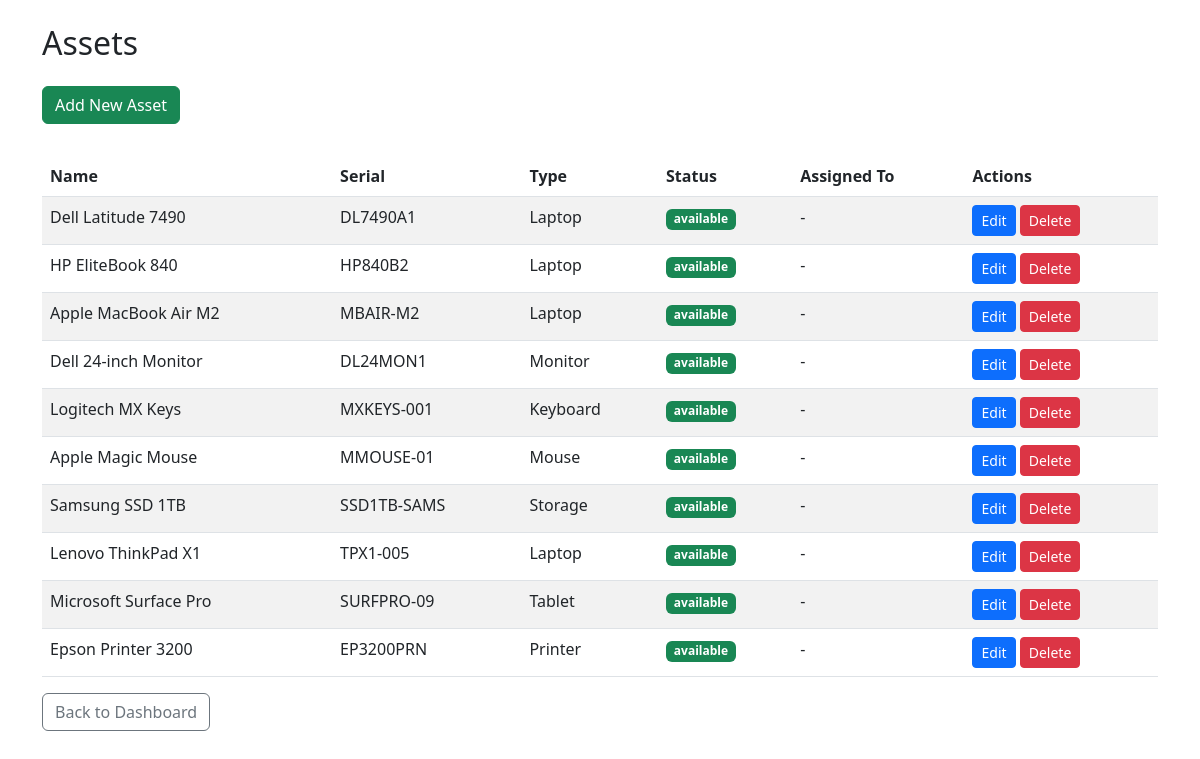
The app's page /assets (signed in) with its own data.
### models.py (models this page shows)
class Asset(db.Model):
    id = db.Column(db.Integer, primary_key=True)
    name = db.Column(db.String(100), nullable=False)  # Asset name
    serial_number = db.Column(db.String(100), unique=True, nullable=False)  # Unique serial
    type = db.Column(db.String(50), nullable=False)  # e.g., Laptop, Phone
    status = db.Column(db.String(20), default='available')  # Status: available, assigned, maintenance
    requests = db.relationship(
        'Request',
        backref='asset',
        lazy=True,
        cascade="all, delete-orphan"  # Ensures requests linked to an asset are deleted when asset is deleted
    )

### app.py (the view)
@app.route('/assets')
@login_required
@admin_required
def asset_list():
    assets = Asset.query.all()
    return render_template('assets.html', assets=assets)

### app.py (called while the page is built)
@login_manager.user_loader
def load_user(user_id):
    return User.query.get(int(user_id))

def admin_required(f):
    @wraps(f)
    def decorated_function(*args, **kwargs):
        if current_user.role != 'admin':
            flash('Admin access required.', 'danger')
            return redirect(url_for('dashboard'))
        return f(*args, **kwargs)
    return decorated_function

### templates/assets.html
<!DOCTYPE html>
{% extends "base.html" %} {% block title %}Assets{% endblock %} {% block content
%}
<h2 class="mb-4">Assets</h2>
<p>
  <a href="{{ url_for('add_asset') }}" class="btn btn-success mb-3"
    >Add New Asset</a
  >
</p>
<table class="table table-striped">
  <thead>
    <tr>
      <th>Name</th>
      <th>Serial</th>
      <th>Type</th>
      <th>Status</th>
      <th>Assigned To</th>
      <th>Actions</th>
    </tr>
  </thead>
  <tbody>
    {% for asset in assets %}
    <tr>
      <td>{{ asset.name }}</td>
      <td>{{ asset.serial_number }}</td>
      <td>{{ asset.type }}</td>
      <td>
        {% set status_class = 'bg-success' if asset.status == 'available' else
        'bg-danger' if asset.status == 'assigned' else 'bg-warning text-dark' %}
        <span class="badge {{ status_class }}">{{ asset.status }}</span>
      </td>
      <td>
        {% if asset.status == 'assigned' %} {% set active_request =
        asset.requests |selectattr('status', 'equalto', 'approved') |list|first
        %} Assigned to: {{ active_request.user.username if active_request else
        'Unknown' }} {% else %} - {% endif %}
      </td>
      <td>
        <a
          href="{{ url_for('edit_asset', asset_id=asset.id) }}"
          class="btn btn-primary btn-sm"
          >Edit</a
        >
        <a
          href="{{ url_for('delete_asset', asset_id=asset.id) }}"
          class="btn btn-danger btn-sm"
          onclick="return confirm('Are you sure you want to delete this asset?');"
          >Delete</a
        >
      </td>
    </tr>
    {% endfor %}
  </tbody>
</table>
<p>
  <a href="{{ url_for('dashboard') }}" class="btn btn-outline-secondary"
    >Back to Dashboard</a
  >
</p>
{% endblock %}

### records on screen
Asset: name "Dell Latitude 7490", serial_number "DL7490A1", type "Laptop", status "available"
Asset: name "HP EliteBook 840", serial_number "HP840B2", type "Laptop", status "available"
Asset: name "Apple MacBook Air M2", serial_number "MBAIR-M2", type "Laptop", status "available"
Asset: name "Dell 24-inch Monitor", serial_number "DL24MON1", type "Monitor", status "available"
Asset: name "Logitech MX Keys", serial_number "MXKEYS-001", type "Keyboard", status "available"
Asset: name "Apple Magic Mouse", serial_number "MMOUSE-01", type "Mouse", status "available"
Asset: name "Samsung SSD 1TB", serial_number "SSD1TB-SAMS", type "Storage", status "available"
Asset: name "Lenovo ThinkPad X1", serial_number "TPX1-005", type "Laptop", status "available"
Asset: name "Microsoft Surface Pro", serial_number "SURFPRO-09", type "Tablet", status "available"
Asset: name "Epson Printer 3200", serial_number "EP3200PRN", type "Printer", status "available"
